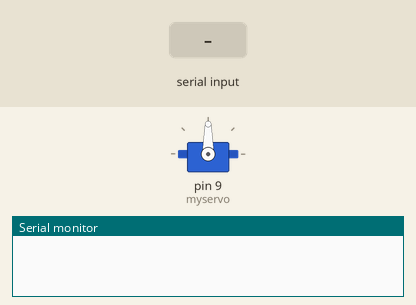
Bench run of a sketch on a simulated Arduino Uno, built with avr-gcc and run on an emulated ATmega328P. Parts: servo, the last lines printed to the serial monitor. Inputs (shaded band) come from the test bench.

Above: at 1.2 s.
1.3 s: "1" received over Serial
At 2.5 s:
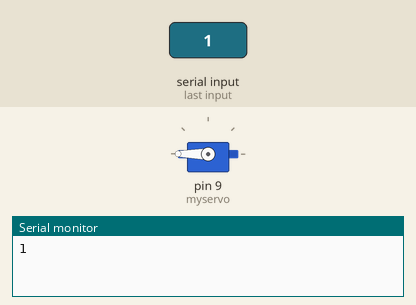
2.8 s: "0" received over Serial
At 3.9 s:
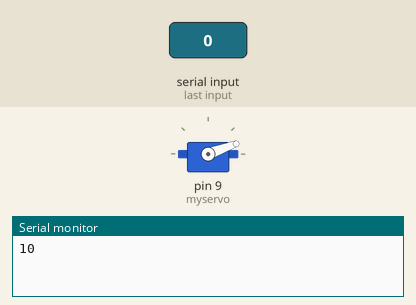
Timing chart, 0 to 5.8 s (numbered marks = the images above; inputs shaded):
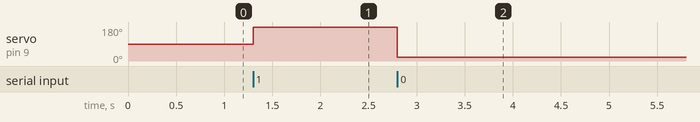

The sketch:

arduinoCode.ino
```cpp
char serialData;

#include <Servo.h>

Servo myservo;

void setup() {
  // put your setup code here, to run once:
 myservo.attach(9);
 Serial.begin(9600);
}

void loop() {
  // put your main code here, to run repeatedly:
  if(Serial.available() > 0) {
    serialData = Serial.read();
    Serial.print(serialData);

    if (serialData == '1') {
      myservo.write(180);}
    else if (serialData == '0') {
      myservo.write(20);}
  }
}
```

Measured:
- after the input at 1.3 s, servo on pin 9 (myservo): 90° → 180° at once
- after the input at 2.8 s, servo on pin 9 (myservo): 180° → 20° at once
